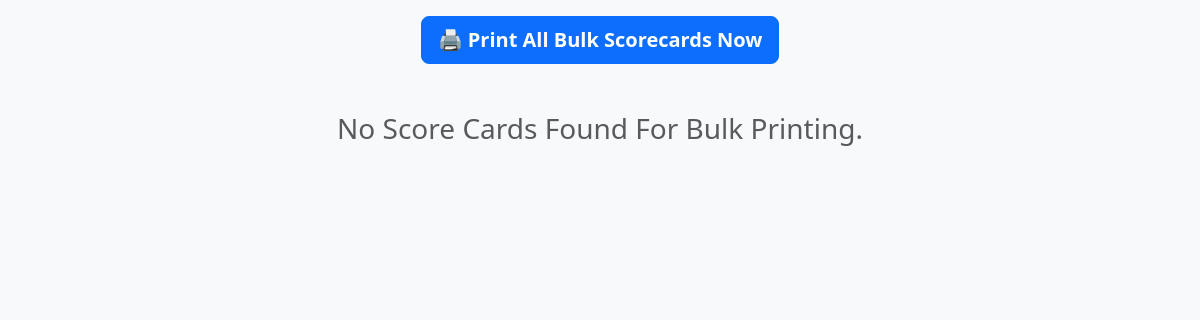
Page /bulk_report_cards on the earlier database version.
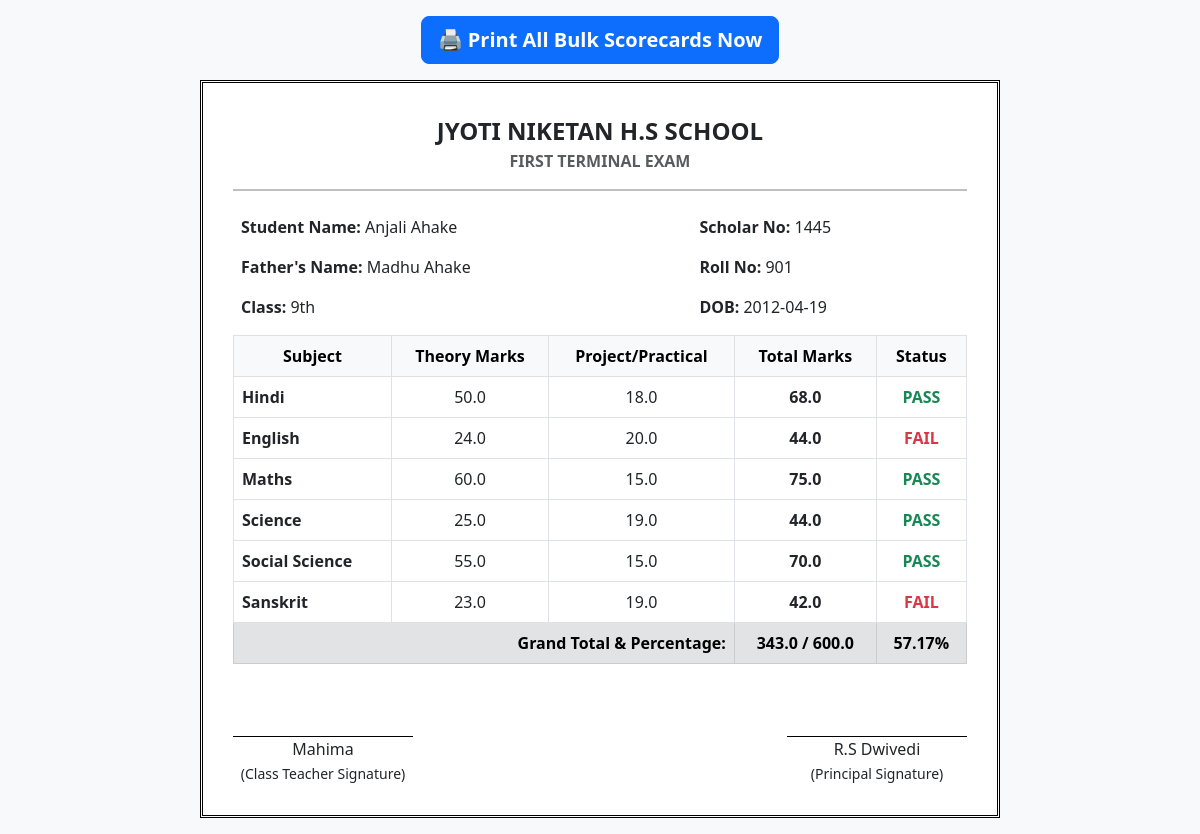
Same page on the later database version.
### tables this page shows
CREATE TABLE students (
            id INTEGER PRIMARY KEY AUTOINCREMENT,
            name TEXT NOT NULL,
            father_name TEXT,
            dob TEXT,
            roll_no TEXT NOT NULL,
            scholar_no TEXT,
            class_name TEXT NOT NULL,
            group_name TEXT,
            exam_type TEXT,
            teacher_name TEXT,
            scores TEXT NOT NULL,
            total_obtained REAL,
            total_max REAL,
            percentage REAL,
            result TEXT NOT NULL
        );

### app.py (the view)
@app.route('/bulk_report_cards')
def bulk_report_cards():
    conn = get_db_connection()
    class_name = request.args.get('class_name', '')
    scholar_no = request.args.get('scholar_no', '')
    exam_type = request.args.get('exam_type', 'First Terminal Exam')
    query = "SELECT * FROM students WHERE 1=1"
    params = []
    if class_name:
        query += " AND class_name = ?"
        params.append(class_name)
    if scholar_no:
        query += " AND (scholar_no LIKE ? OR name LIKE ? OR roll_no LIKE ?)"
        params.extend([f"%{scholar_no}%", f"%{scholar_no}%", f"%{scholar_no}%"])
    raw_students = conn.execute(query, params).fetchall()
    conn.close()
    config = get_school_config()
    students = []
    for s in raw_students:
        s_dict = dict(s)
        if isinstance(s_dict.get('scores'), str):
            try:
                s_dict['scores'] = json.loads(s_dict['scores'])
            except Exception:
                s_dict['scores'] = {}
        elif not s_dict.get('scores'):
            s_dict['scores'] = {}
        total_obtained = 0.0
        total_max = 0.0
        for sub, marks in s_dict['scores'].items():
            if isinstance(marks, dict):
                th = float(marks.get('theory', 0) or 0)
                pr = float(marks.get('project', marks.get('practical', 0)) or 0)
                tot = float(marks.get('total', th + pr) or 0)
                total_obtained += tot
                total_max += 100.0
        s_dict['total_obtained'] = s_dict.get('total_obtained') or round(total_obtained, 2)
        s_dict['total_max'] = s_dict.get('total_max') or round(total_max, 2)
        students.append(s_dict)
    return render_template('bulk_report_card.html', students=students, exam_type=exam_type, principal_name=config.get('principal_name', 'Principal'))

### app.py (called while the page is built)
def get_school_config():
    default_config = {
        "school_name": "JYOTI NIKETAN H.S SCHOOL",
        "principal_name": "R.S Dwivedi",
        "school_address": "School Address Here",
        "academic_session": "2026"
    }
    if os.path.exists(CONFIG_FILE):
        try:
            with open(CONFIG_FILE, 'r', encoding='utf-8') as f:
                return json.load(f)
        except Exception as e:
            print("Config read error:", e)
            return default_config
    return default_config

@app.context_processor
def inject_config():
    return dict(config_data=get_school_config())

def get_db_connection():
    conn = sqlite3.connect('students.db', timeout=20)
    conn.row_factory = sqlite3.Row
    return conn

### templates/bulk_report_card.html (shortened to what this page needs)
<!DOCTYPE html>
<html lang="hi">
<head>
    <link href="https://cdn.jsdelivr.net/npm/bootstrap@5.3.0/dist/css/bootstrap.min.css" rel="stylesheet">
</head>
<body class="bg-light p-3">
<div class="text-center mb-3 no-print">
    <button onclick="window.print()" class="btn btn-primary btn-lg fw-bold">🖨️ Print All Bulk Scorecards Now</button>
</div>
{% for student in students %}
<div class="card-container page-break">
    <div class="text-center fw-bold fs-4">JYOTI NIKETAN H.S SCHOOL</div>
<div class="text-center text-muted fw-bold mb-3 text-uppercase">
    {% if exam_type %}
        {% if 'EXAM' in exam_type.upper() or 'REPORT' in exam_type.upper() %}
            {{ exam_type }}
        {% else %}
            {{ exam_type }} TERMINAL EXAM
        {% endif %}
    {% else %}
        PROGRESS REPORT SHEET
    {% endif %}
</div>
      <hr style="border-top: 2px solid #000;">
    <table class="table table-borderless mb-2">
        <tr>
            <td><strong>Student Name:</strong> {{ student.name }}</td>
            <td><strong>Scholar No:</strong> {{ student.scholar_no }}</td>
        </tr>
        <tr>
            <td><strong>Father's Name:</strong> {{ student.father_name }}</td>
            <td><strong>Roll No:</strong> {{ student.roll_no }}</td>
        </tr>
        <tr>
            <td>
                <strong>Class:</strong> {{ student.class_name }}
            </td>
            <td><strong>DOB:</strong> {{ student.dob or 'N/A' }}</td>
        </tr>
    </table>
    <table class="table table-bordered text-center align-middle">
        <thead class="table-light">
            <tr>
                <th>Subject</th>
                <th>Theory Marks</th>
                <th>Project/Practical</th>
                <th>Total Marks</th>
                <th>Status</th>
            </tr>
        </thead>
        <tbody>
            {% for sub, marks in student.scores.items() %}
            <tr>
                <td class="text-start"><strong>{{ sub.replace('_', ' ') }}</strong></td>
                <td>{{ marks.theory }}</td>
                <td>{{ marks.project if marks.project is defined else (marks.practical if marks.practical is defined else 0) }}</td>
                <td><strong>{{ marks.total }}</strong></td>
                <td>
                    {% if marks.status == 'Pass' %}
                    <span class="text-success fw-bold">PASS</span>
                    {% else %}
                    <span class="text-danger fw-bold">FAIL</span>
                    {% endif %}
                </td>
            </tr>
            {% endfor %}
        </tbody>
        <tfoot>
            <tr class="table-secondary">
                <td colspan="3" class="text-end"><strong>Grand Total & Percentage:</strong></td>
                <td><strong>{{ student.total_obtained }} / {{ student.total_max }}</strong></td>
                <td><strong>{{ student.percentage }}%</strong></td>
            </tr>
        </tfoot>
    </table>
    <div class="d-flex justify-content-between mt-5 pt-4 text-center">
        <div>
            <div style="border-top:1px solid #000; width:180px;">{{ student.teacher_name or 'Class Teacher' }}</div>
            <small>(Class Teacher Signature)</small>
        </div>
        <div>
            <div style="border-top:1px solid #000; width:180px;">{{ principal_name or 'R.S Dwivedi' }}</div>
            <small>(Principal Signature)</small>
        </div>
    </div>
</div>
{% else %}
<h3 class="text-center text-muted my-5">No Score Cards Found For Bulk Printing.</h3>
{% endfor %}
</body>
</html>

Differences in the rows shown:
added students: exam_type "FIRST TERMINAL EXAM", name "Anjali Ahake", scholar_no "1445", father_name "Madhu Ahake", roll_no "901", class_name "9th", dob "2012-04-19", replace "Hindi" "English" "Maths" "Science" "Social Science" "Sanskrit", theory "50.0" "24.0" "60.0" "25.0" "55.0" "23.0", project "18.0" "20.0" "15.0" "19.0" "15.0" "19.0", total "68.0" "44.0" "75.0" "44.0" "70.0" "42.0", total_obtained "343.0", total_max "600.0", percentage "57.17", teacher_name "Mahima", S "R.S Dwivedi"
Other differences:
text no longer shown: "No Score Cards Found For Bulk Printing."
